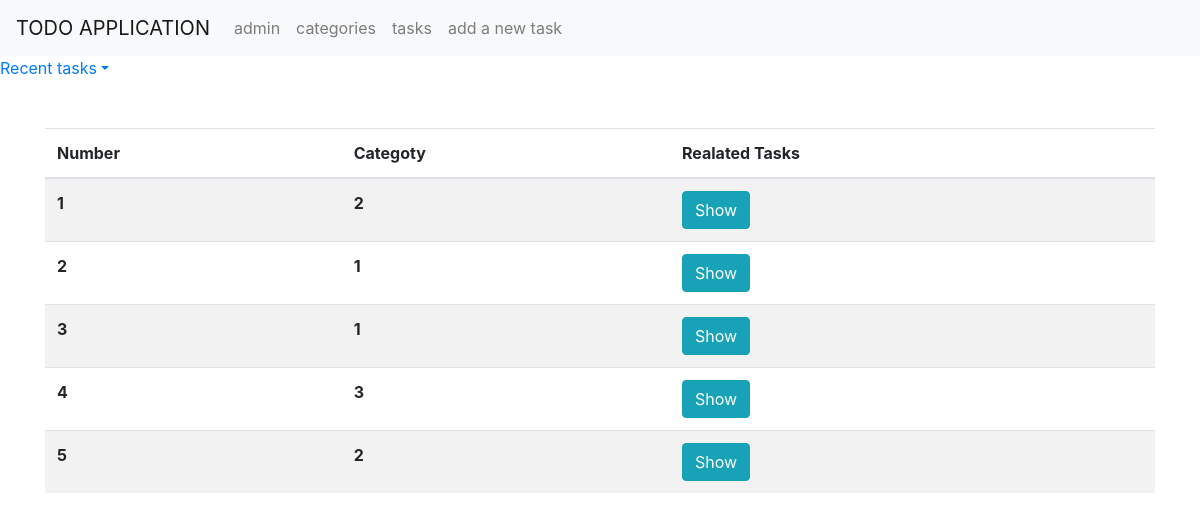
/categories/, run on an earlier commit of the app's database.
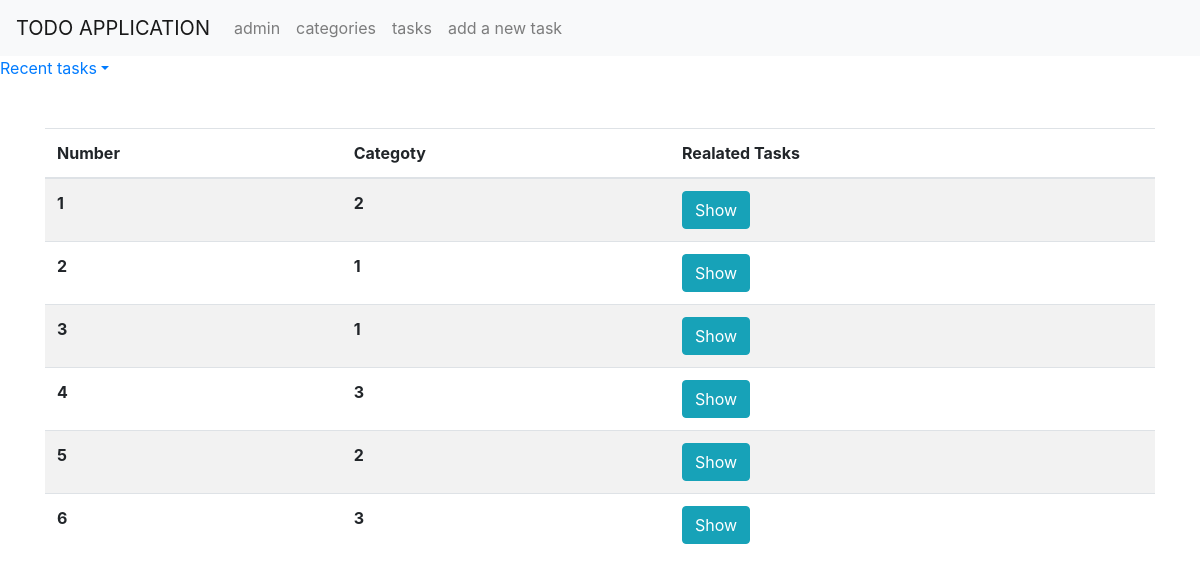
And on a later commit of the database.
### todo/models.py (models this page shows)
class Category(models.Model):
    category = models.CharField(max_length=3, unique=True)
    def __str__(self) :
        return self.category

### todo/views.py (the view)
# urls.py: path('categories/', CategoriesList.as_view(), name='categories'),
class CategoriesList(ListView):
    model = Category
    template_name = 'todo/categories.html'

### templates/todo/categories.html (shortened to what this page needs)
{% extends './base.html' %}
{% block accessMenu %}
<li class="nav-item">
    <a class="nav-link" href="{% url 'admin' %}">admin</a>
</li>
<li class="nav-item">
    <a class="nav-link" href="{% url 'categories' %}">categories</a>
</li>
<li class="nav-item">
    <a class="nav-link" href="{% url 'tasks' %}">tasks</a>
</li>
<li class="nav-item">
    <a class="nav-link" href="{% url 'add_task' %}">add a new task</a>
</li>
{% endblock accessMenu %}
{% block content %}
    <div class="container mt-5">
        <table class="table table-striped mt-4">
            <thead>
                <tr>
                    <th scope="col">Number</th>
                    <th scope="col">Categoty</th>
                    <th scope="col">Realated Tasks</th>
                </tr>
            </thead>
            <tbody>
                {% for obj in object_list %}
                <tr>
                    <th scope="row">{{forloop.counter}}</th>
                    <th >{{obj}}</th>
                    <th>
                        <a href="#" class="btn btn-info">Show</a>
                    </th>
                </tr>
                {% endfor %}
            </tbody>
        </table>
    </div>
{% endblock content %}

What changed in the data, as far as the page shows it:
added Category: category "3"
